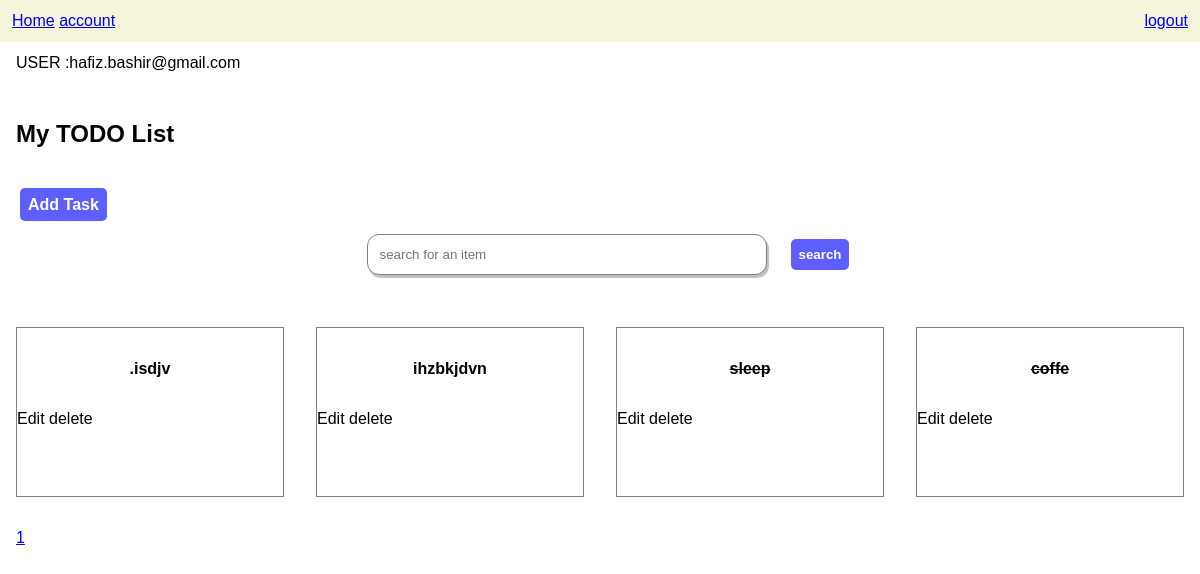
Page / (signed in) on the earlier database version.
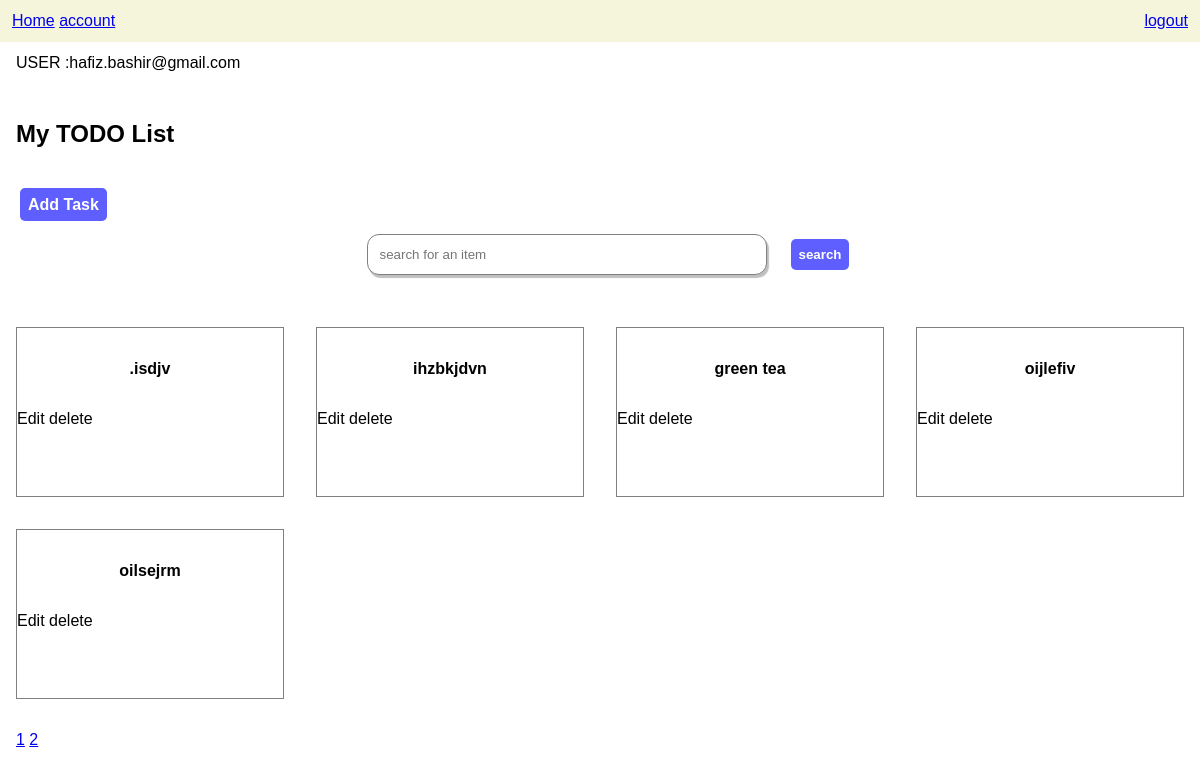
Same page on the later database version.
### base/models.py (models this page shows, shortened)
class Task(models.Model):
    id=models.UUIDField(default=uuid.uuid4,unique=True,primary_key=True,editable=False)
    user= models.ForeignKey(User,on_delete=models.CASCADE,null=True, blank=True)
    name=models.CharField(max_length=100)
    description=models.TextField(null=True,blank=True)
    completed=models.BooleanField(default=False)
    created= models.DateTimeField(auto_now_add=True)
    class Meta:
        ordering= ['completed']

### base/views.py (the view)
# urls.py: path('', views.index,name="index"),
@login_required(login_url='login')
def index(request):
    user=request.user
    tasks=Task.objects.filter(user=user)
    p = Paginator(tasks, 5)
    page_number = request.GET.get('page')
    try:
        page_obj = p.get_page(page_number)  # returns the desired page object
    except PageNotAnInteger:
        page_obj = p.page(1)
    except EmptyPage:
        page_obj = p.page(p.num_pages)
    pages_list=[i for i in range(1,p.num_pages+1)]
    context={'tasks':tasks, "page_obj":page_obj , "pages_list": pages_list}
    return render(request,"index.html",context)

### templates/index.html
{% extends 'super.html'%} {%block content%} {%if request.user.is_authenticated%}
<p>USER :{{request.user}}</p>
{%endif%}
<h2 class="section">My TODO List</h2>
<a class="btn-primary" href="{% url 'create_task'%}">Add Task</a>
<form class="search" method="GET" action="{% url 'searchposts' %}">
  <input
    class="search-form"
    type="text"
    name="q"
    placeholder="search for an item"
  />
  <input class="btn-primary" type="submit" value="search" name="submit" />
</form>
<div class="todo-list--container section">
  {% for task in page_obj%}
  <div class="single-task ">
    <a href="{%url 'details' task.id%}">
      <div>
        <h4 class="section {% if task.completed %} completed {%endif%}">{{task.name}}</h4>
        <a href="{%url 'update_task' task.id%}">Edit</a>
        <a href="{%url 'delete_task' task.id%}">delete</a>
      </div>
    </a>
  </div>
  {%endfor%}
</div>
<div class="pages_list">
  {%for i in pages_list%}
  <a href="?page={{i}}">{{i}}</a>
  {%endfor%}
</div>
{%endblock content%}

Differences in the rows shown:
no longer on this page (row unchanged): Task: name "sleep", completed True (drawn)
no longer on this page (row unchanged): Task: name "coffe", completed True (drawn)
added Task: name "green tea"
added Task: name "oijlefiv"
added Task: name "oilsejrm"
Other differences:
new list line: "2"
